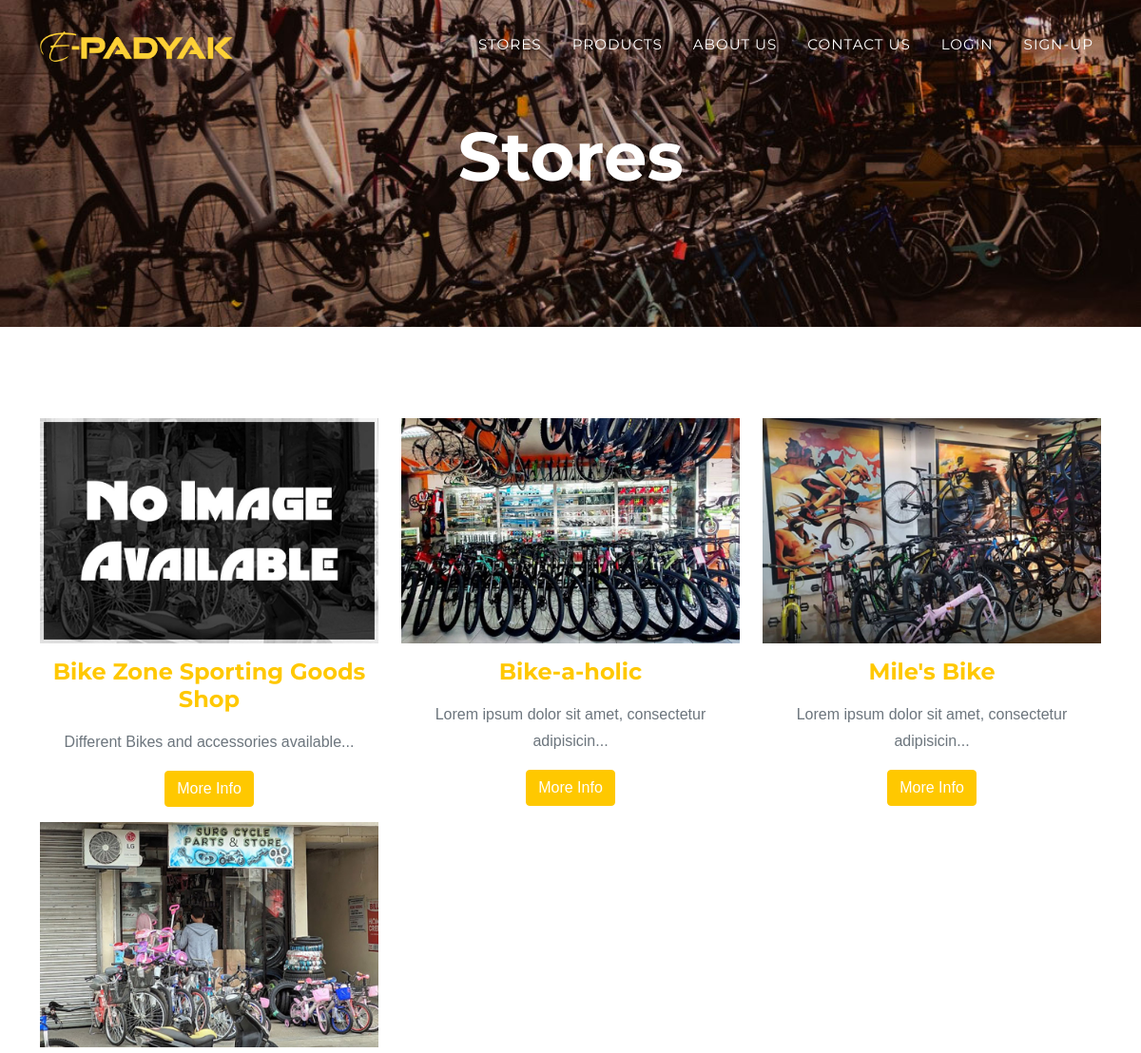
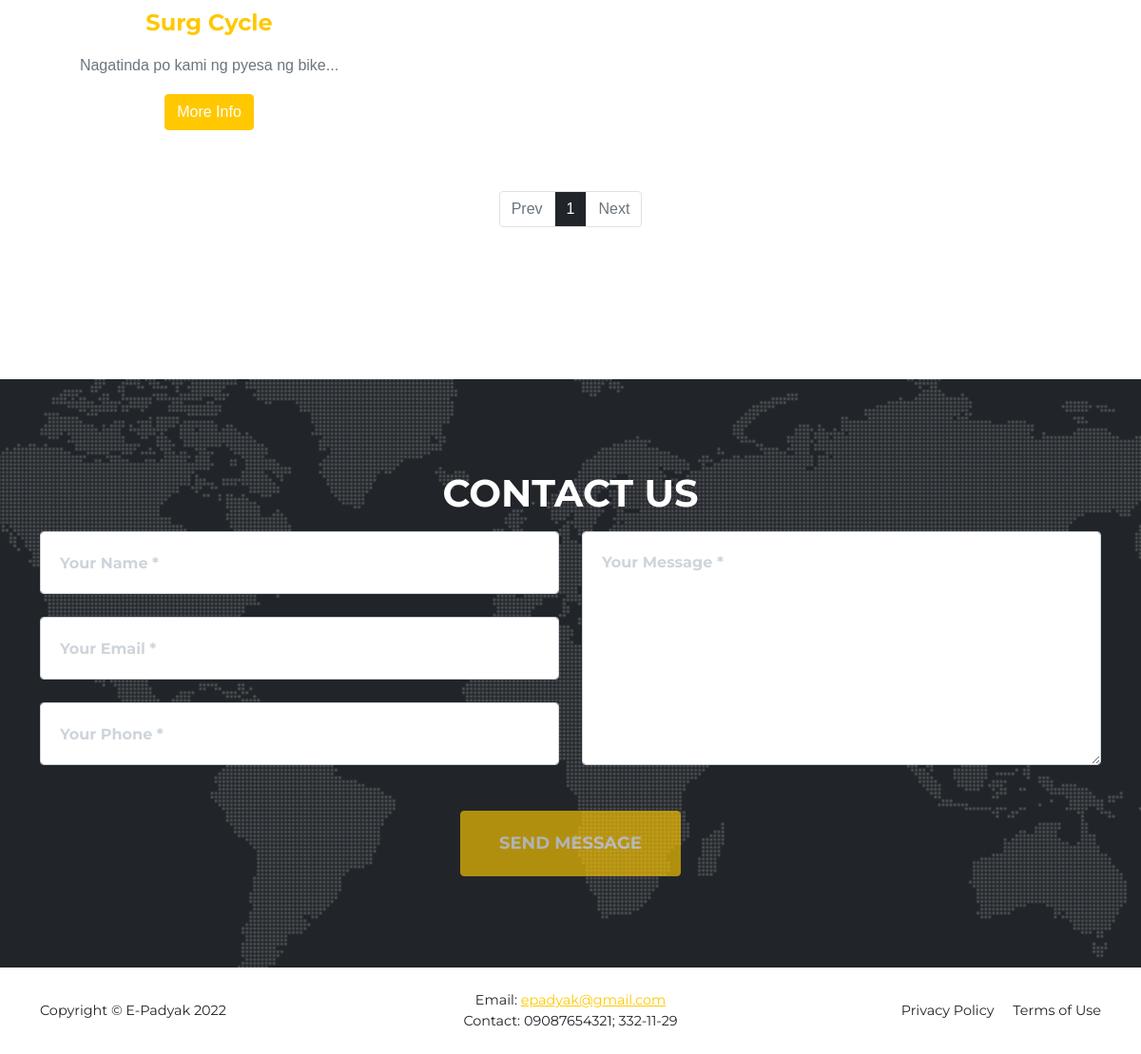
Screenshot of /stores.php with the database file from the repository (2 pictures, top to bottom).
### tables this page shows
CREATE TABLE `tbl_user` (
  `user_id` int(11) NOT NULL,
  `username` varchar(50) NOT NULL,
  `password` varchar(50) NOT NULL,
  `email` varchar(100) NOT NULL,
  `fname` varchar(50) NOT NULL,
  `mname` varchar(50) NOT NULL,
  `lname` varchar(50) NOT NULL,
  `gender` varchar(10) NOT NULL,
  `contact` varchar(50) NOT NULL,
  `birthday` date NOT NULL DEFAULT current_timestamp(),
  `barangay_id` int(11) NOT NULL,
  `location` varchar(100) NOT NULL,
  `user_access` varchar(50) NOT NULL,
  `store_id` int(11) NOT NULL,
  `photo` varchar(50) NOT NULL DEFAULT 'profile.png',
  `sq_id` int(11) NOT NULL,
  `answer` varchar(255) NOT NULL,
  `is_approved` int(11) NOT NULL,
  `is_active` int(11) NOT NULL,
  `is_deleted` int(11) NOT NULL
);

CREATE TABLE `tbl_store` (
  `store_id` int(11) NOT NULL,
  `store_name` varchar(255) NOT NULL,
  `barangay_id` int(11) NOT NULL,
  `location` varchar(100) NOT NULL,
  `description` text NOT NULL,
  `terms_and_conditions` text NOT NULL,
  `photo` varchar(50) NOT NULL DEFAULT 'no-image.jpg',
  `document_proof` varchar(50) NOT NULL,
  `dti_number` varchar(50) NOT NULL,
  `registration_date` date NOT NULL DEFAULT current_timestamp(),
  `accept_delivery` int(2) NOT NULL
);

CREATE TABLE `tbl_content` (
  `content_id` int(11) NOT NULL,
  `title` varchar(50) NOT NULL,
  `content` text NOT NULL
);

### stores.php (the view, shortened to what this page needs)
<?php
 include 'template/header.php'; ?>
    <body id="page-top">
       <?php include 'template/nav-bar.php'; ?>
        <header class="masthead smaller stores">
            <div class="container">
                <div class="masthead-heading">Stores</div>
            </div>
        </header>
        <section class="page-section" id="services">
            <div class="container font-arial">
               <div class="row text-center">
                    <?php
                    $max = 9;
                    $pageNum = 1;
                    $total = $conn->query("select s.*, u.is_active from tbl_store s inner join tbl_user u on u.store_id = s.store_id where u.is_active = 1")->num_rows;
                    $pages = ceil($total/$max);
                    $start = ($pageNum - 1) * $max;
                    $qs = $conn->query("select s.*, u.is_active from tbl_store s inner join tbl_user u on u.store_id = s.store_id where u.is_active = 1 order by store_name asc limit $start, $max ");
                    while ($rs = $qs->fetch_assoc()){
                    ?>
                    <div class="col-md-4 mb-3">
                        <a href="view-store.php?id=<?php echo $rs['store_id']; ?>" class="text-decoration-none"><img src="assets/img/store/<?php echo $rs['photo']; ?>" class="w-100" />
                        <h4 class="my-3"><?php echo $rs['store_name']; ?></h4></a>
                        <p class="text-muted"><?php echo substr($rs['description'], 0, 50); ?>...</p>
                        <a href="view-store.php?id=<?php echo $rs['store_id']; ?>" class="btn btn-primary">More Info</a>
                    </div>
                    <?php } ?>
                </div>
                <div class="p-5">
              <ul class="pagination justify-content-center text-primary">
                  <li class="page-item">
                      <?php if ($pageNum != 1) { ?>
                          <a class="page-link" href="?pageNum=<?php echo ($pageNum - 1); ?>">Prev</a>
                      <?php } else {?>
                          <span class="text-muted page-link" >Prev</span>
                      <?php } ?>
                  </li>
                    <?php for ($i = 1; $i <= $pages; $i++) { ?>
                  <li class="page-item">
                      <a class="page-link <?php echo ($pageNum == $i ? 'active' : ''); ?>" href="?pageNum=<?php echo $i; ?>"><?php echo $i; ?></a>
                  </li>
                  <?php } ?>
                  <li class="page-item">
                      <?php if ($pages != $pageNum){ ?>
                      <a class="page-link" href="?pageNum=<?php echo ($pageNum + 1); ?>">Next</a>
                      <?php } else { ?>
                          <span class="text-muted page-link" >Next</span>
                      <?php } ?>
                  </li>
              </ul>
              </div>
            </div>
        </section>
         <?php include 'template/contact-us.php'; ?>
        <?php include 'template/footer.php'; ?>
    </body>
</html>

### template/footer.php (shortened to what this page needs)
<footer class="footer py-4">
    <div class="container">
        <div class="row align-items-center">
            <div class="col-lg-4 text-lg-start">Copyright &copy; E-Padyak 2022</div>
            <div class="col-lg-4 text-lg-center">Email:
            <?php
            $qe = $conn->query("select * from tbl_content where title = 'Email'");
            $re = $qe->fetch_assoc();
            ?>
            <a href="mailto:<?php echo $re['content']; ?>"><?php echo $re['content']; ?></a> <br /> Contact:
            <?php
            $qc = $conn->query("select * from tbl_content where title = 'Contact'");
            $rc = $qc->fetch_assoc();
            echo $rc['content'];
            ?></div>
            <div class="col-lg-4 text-lg-end">
                <a class="link-dark text-decoration-none me-3" href="privacy-policy.php">Privacy Policy</a>
                <a class="link-dark text-decoration-none" href="terms-of-use.php">Terms of Use</a>
            </div>
        </div>
    </div>
</footer>

### stores.php (style rules this page uses)
.font-arial { font-family: Arial, sans-serif; }
.pagination a, .text-muted.page-link:hover { color: #212529; background-color: #ffffff; }
.pagination .active { color: #FFFFFF; background-color: #212529; }

### rows the page displays
tbl_user: store.photo (placeholder picture), store.store_name "Bike Zone Sporting Goods Shop", store.description "Different Bikes and accessories available"
tbl_user: store.photo (picture), store.store_name "Bike-a-holic", store.description "Lorem ipsum dolor sit amet, consectetur adipisicin"
tbl_user: store.photo (picture), store.store_name "Mile's Bike", store.description "Lorem ipsum dolor sit amet, consectetur adipisicin"
tbl_user: store.photo (picture), store.store_name "Surg Cycle", store.description "Nagatinda po kami ng pyesa ng bike"
tbl_content: content "epadyak@gmail.com"
tbl_content: content "09087654321; 332-11-29"
